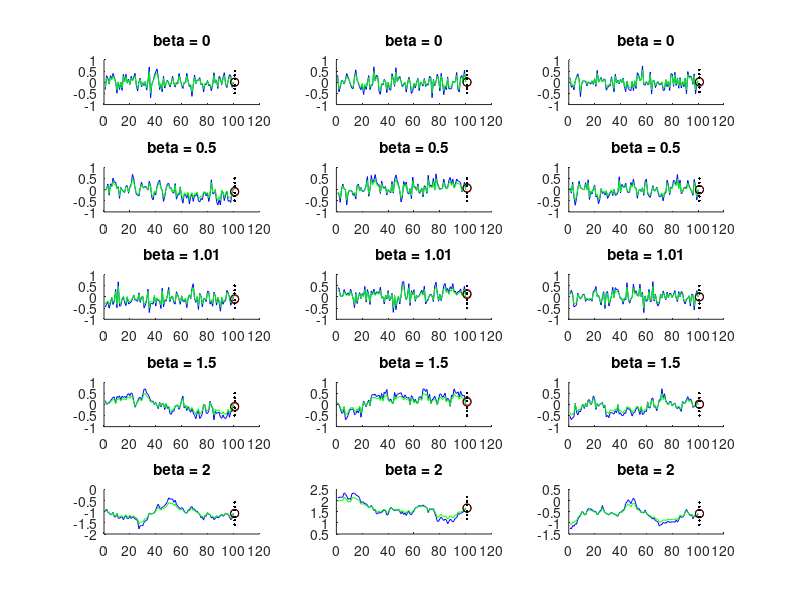

Recreate this plot in MATLAB.
load series_selection_sc.mat

xx = [.15 .3 .5];
logHz_offsets = [-xx(end:-1:1) xx];

% define the list of final tones for each series, based on constant log(Hz) intervals
for i_b = 1:length(betas)
    for i_s = 1:3
        series_rp_tf_Hz{i_b}(i_s,:)    = series_rp{i_b}(i_s,end) + logHz_offsets;
        series_rp_sc_tf_Hz{i_b}(i_s,:) = series_rp_sc{i_b}(i_s,end) + logHz_offsets;
    end
end


figure;
i_p = 1;
for i_b = 1:length(betas)
    for i_s = 1:3
        subplot(5,3,i_p); hold on;
        title(['beta = ' num2str(betas(i_b))])
        
        plot(1:k, series_rp{i_b}(i_s,:), 'b-');
        plot(k+1, series_pred_rp{i_b}(i_s), 'ro');
        plot(k+1, series_rp_tf_Hz{i_b}(i_s,:),'r.');
        
        plot(1:k, series_rp_sc{i_b}(i_s,:), 'g-');
        plot(k+1, series_pred_rp_sc{i_b}(i_s), 'ko');
        plot(k+1, series_rp_sc_tf_Hz{i_b}(i_s,:),'k.');
        
        i_p = i_p + 1;
    end
end

save series_selection_tf_Hz.mat